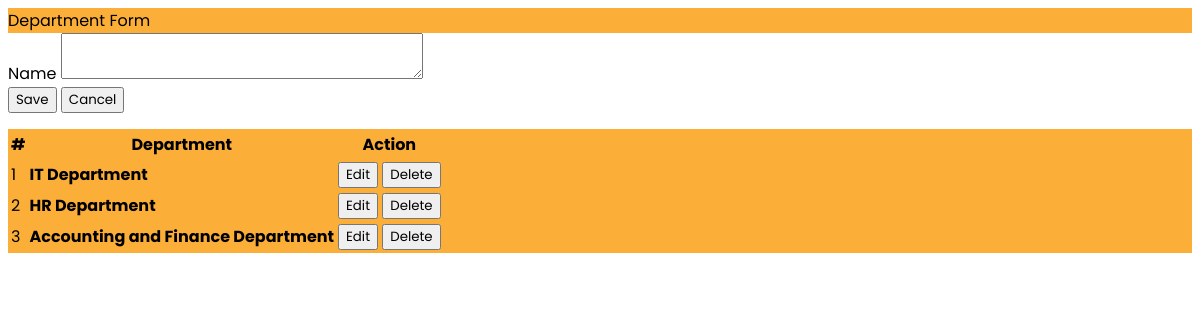
The page /department.php on the database its author committed.
### tables this page shows
CREATE TABLE `department` (
  `id` int(30) NOT NULL,
  `name` text NOT NULL
);

### department.php (the view, shortened to what this page needs)
<?php include('db_connect.php');?>
<div class="container-fluid">
	<div class="col-lg-12">
		<div class="row">
			<div class="col-md-4">
			<form action="" id="manage-department">
				<div class="card">
					<div class="card-header" style="background: #FCAF38;">
						  Department Form
				  	</div>
					<div class="card-body">
							<div class="form-group">
								<label class="control-label">Name</label>
								<textarea name="name" id="" cols="30" rows="2" class="form-control"></textarea>
							</div>
					</div>
					<div class="card-footer" >
						<div class="row">
							<div class="col-md-12">
								<button class="btn btn-sm btn-primary col-sm-3 offset-md-3"> Save</button>
								<button class="btn btn-sm btn-default col-sm-3" type="button" onclick="_reset()"> Cancel</button>
							</div>
						</div>
					</div>
				</div>
			</form>
			</div>
			<div class="col-md-8">
				<div class="card">
					<div class="card-body" style="background: #FCAF38;">
						<table class="table table-bordered table-hover">
							<thead>
								<tr>
									<th class="text-center">#</th>
									<th class="text-center">Department</th>
									<th class="text-center">Action</th>
								</tr>
							</thead>
							<tbody>
								<?php
								$i = 1;
								$department = $conn->query("SELECT * FROM department order by id asc");
								while($row=$department->fetch_assoc()):
								?>
								<tr>
									<td class="text-center"><?php echo $i++ ?></td>
									<td class="">
										 <p> <b><?php echo $row['name'] ?></b></p>
									</td>
									<td class="text-center">
										<button class="btn btn-sm btn-primary edit_department" type="button" data-id="<?php echo $row['id'] ?>" data-name="<?php echo $row['name'] ?>"  >Edit</button>
										<button class="btn btn-sm btn-danger delete_department" type="button" data-id="<?php echo $row['id'] ?>">Delete</button>
									</td>
								</tr>
								<?php endwhile; ?>
							</tbody>
						</table>
					</div>
				</div>
			</div>
		</div>
	</div>
</div>

### department.php (style rules this page uses)
* { font-family: 'Poppins', sans-serif; }
td { vertical-align: middle !important; }
td p { margin: unset }

### rows shown on the page
department: name "IT Department"
department: name "HR Department"
department: name "Accounting and Finance Department"
